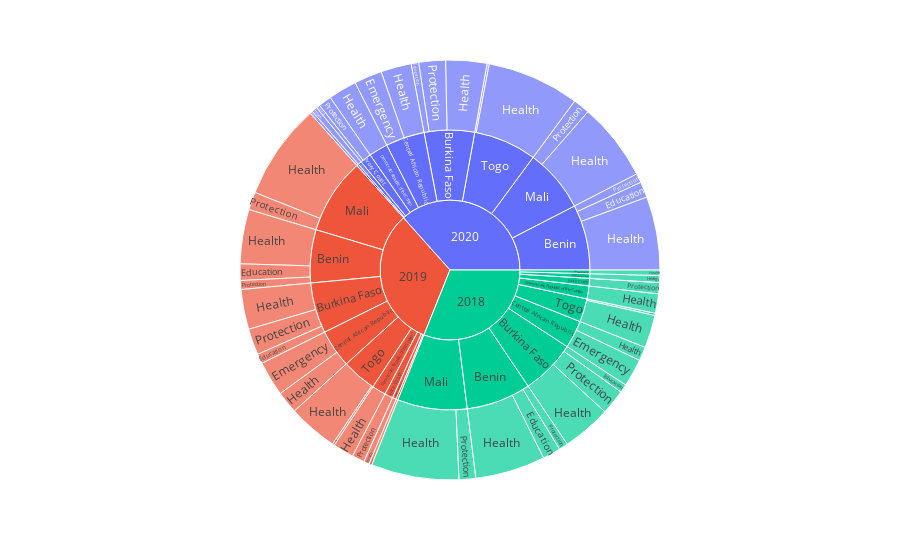

Notebook cell for this chart:
### Code cell
px.sunburst(df, path=['Year', 'Country', 'Axis of intervention'], values='Voted Year project budget €')

### Figure 1 — Plotly figure (JSON) as saved in the notebook; plotly's stock layout.template omitted (floating-point values rounded to 4 significant figures)
{"data": [{"branchvalues": "total", "domain": {"x": [0, 1], "y": [0, 1]}, "hovertemplate": "labels=%{label}<br>Voted Year project budget €=%{value}<br>parent=%{parent}<br>id=%{id}<extra></extra>", "ids": ["2018/Benin/Education", "2019/Benin/Education", "2020/Benin/Education", "2018/Burkina Faso/Education", "2019/Burkina Faso/Education", "2020/Burkina Faso/Education", "2018/Ivory Coast/Education", "2019/Ivory Coast/Education", "2020/Ivory Coast/Education", "2018/Togo/Education", "2019/Togo/Education", "2020/Togo/Education", "2018/Central African Republic/Emergency", "2019/Central African Republic/Emergency", "2020/Central African Republic/Emergency", "2018/Benin/Health", "2019/Benin/Health", "2020/Benin/Health", "2018/Burkina Faso/Health", "2019/Burkina Faso/Health", "2020/Burkina Faso/Health", "2018/Central African Republic/Health", "2019/Central African Republic/Health", "2020/Central African Republic/Health", "2018/Democratic Republic of the Congo/Health", "2019/Democratic Republic of the Congo/Health", "2020/Democratic Republic of the Congo/Health", "2018/Guinea-Conakry/Health", "2019/Guinea-Conakry/Health", "2020/Guinea-Conakry/Health", "2018/Madagascar/Health", "2019/Madagascar/Health", "2020/Madagascar/Health", "2018/Mali/Health", "2019/Mali/Health", "2020/Mali/Health", "2018/Togo/Health", "2019/Togo/Health", "2020/Togo/Health", "2018/Benin/Protection", "2019/Benin/Protection", "2020/Benin/Protection", "2018/Burkina Faso/Protection", "2019/Burkina Faso/Protection", "2020/Burkina Faso/Protection", "2018/Ivory Coast/Protection", "2019/Ivory Coast/Protection", "2020/Ivory Coast/Protection", "2018/Mali/Protection", "2019/Mali/Protection", "2020/Mali/Protection", "2018/Benin", "2019/Benin", "2020/Benin", "2018/Burkina Faso", "2019/Burkina Faso", "2020/Burkina Faso", "2018/Central African Republic", "2019/Central African Republic", "2020/Central African Republic", "2018/Democratic Republic of the Congo", "2019/Democratic Republic of the Congo", "2020/Democratic Republic of the Congo", "2018/Guinea-Conakry", "2019/Guinea-Conakry", "2020/Guinea-Conakry", "2018/Ivory Coast", "2019/Ivory Coast", "2020/Ivory Coast", "2018/Madagascar", "2019/Madagascar", "2020/Madagascar", "2018/Mali", "2019/Mali", "2020/Mali", "2018/Togo", "2019/Togo", "2020/Togo", "2018", "2019", "2020"], "labels": ["Education", "Education", "Education", "Education", "Education", "Education", "Education", "Education", "Education", "Education", "Education", "Education", "Emergency", "Emergency", "Emergency", "Health", "Health", "Health", "Health", "Health", "Health", "Health", "Health", "Health", "Health", "Health", "Health", "Health", "Health", "Health", "Health", "Health", "Health", "Health", "Health", "Health", "Health", "Health", "Health", "Protection", "Protection", "Protection", "Protection", "Protection", "Protection", "Protection", "Protection", "Protection", "Protection", "Protection", "Protection", "Benin", "Benin", "Benin", "Burkina Faso", "Burkina Faso", "Burkina Faso", "Central African Republic", "Central African Republic", "Central African Republic", "Democratic Republic of the Congo", "Democratic Republic of the Congo", "Democratic Republic of the Congo", "Guinea-Conakry", "Guinea-Conakry", "Guinea-Conakry", "Ivory Coast", "Ivory Coast", "Ivory Coast", "Madagascar", "Madagascar", "Madagascar", "Mali", "Mali", "Mali", "Togo", "Togo", "Togo", "2018", "2019", "2020"], "name": "", "parents": ["2018/Benin", "2019/Benin", "2020/Benin", "2018/Burkina Faso", "2019/Burkina Faso", "2020/Burkina Faso", "2018/Ivory Coast", "2019/Ivory Coast", "2020/Ivory Coast", "2018/Togo", "2019/Togo", "2020/Togo", "2018/Central African Republic", "2019/Central African Republic", "2020/Central African Republic", "2018/Benin", "2019/Benin", "2020/Benin", "2018/Burkina Faso", "2019/Burkina Faso", "2020/Burkina Faso", "2018/Central African Republic", "2019/Central African Republic", "2020/Central African Republic", "2018/Democratic Republic of the Congo", "2019/Democratic Republic of the Congo", "2020/Democratic Republic of the Congo", "2018/Guinea-Conakry", "2019/Guinea-Conakry", "2020/Guinea-Conakry", "2018/Madagascar", "2019/Madagascar", "2020/Madagascar", "2018/Mali", "2019/Mali", "2020/Mali", "2018/Togo", "2019/Togo", "2020/Togo", "2018/Benin", "2019/Benin", "2020/Benin", "2018/Burkina Faso", "2019/Burkina Faso", "2020/Burkina Faso", "2018/Ivory Coast", "2019/Ivory Coast", "2020/Ivory Coast", "2018/Mali", "2019/Mali", "2020/Mali", "2018", "2019", "2020", "2018", "2019", "2020", "2018", "2019", "2020", "2018", "2019", "2020", "2018", "2019", "2020", "2018", "2019", "2020", "2018", "2019", "2020", "2018", "2019", "2020", "2018", "2019", "2020", "", "", ""], "type": "sunburst", "values": [128703, 118384, 112907, 59960, 70739, 54340, 0, 0, 26695, 15000, 15000, 15000, 200000, 250000, 200000, 502220, 389442, 527162, 352191, 286465, 295189, 100000, 158835, 219000, 139332, 150000, 205000, 39300, 40000, 40000, 49500, 20000, 20000, 630042, 689044, 562660, 236271, 357854, 664898, 64998, 64157, 65375, 180076, 188093, 191593, 80428, 90000, 93528, 120000, 128052, 120000, 695921, 571983, 705444, 592227, 545297, 541122, 300000, 408835, 419000, 139332, 150000, 205000, 39300, 40000, 40000, 80428, 90000, 120223, 49500, 20000, 20000, 750042, 817096, 682660, 251271, 372854, 679898, 2898021, 3016065, 3413347]}], "layout": {"legend": {"tracegroupgap": 0}, "margin": {"t": 60}}}
